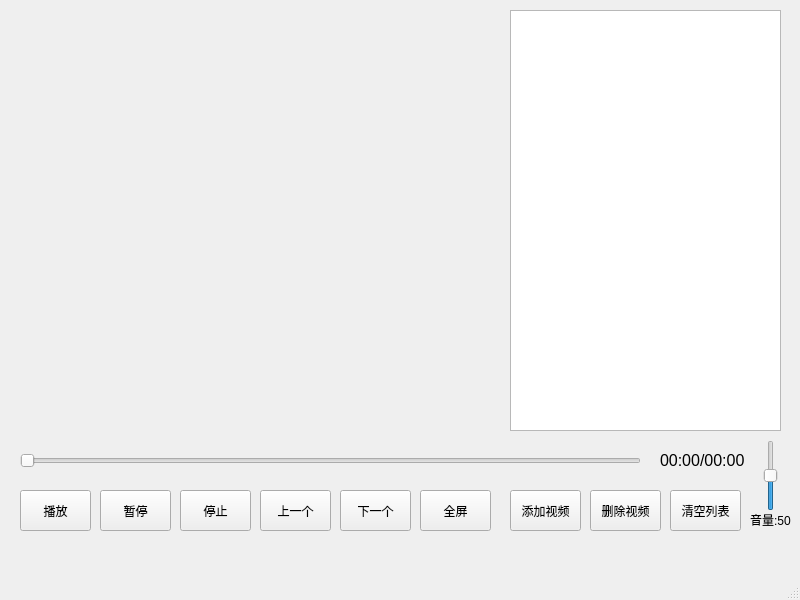
<?xml version="1.0" encoding="UTF-8"?>
<ui version="4.0">
 <class>QVideoPlayerV2</class>
 <widget class="QMainWindow" name="QVideoPlayerV2">
  <property name="geometry">
   <rect>
    <x>0</x>
    <y>0</y>
    <width>800</width>
    <height>600</height>
   </rect>
  </property>
  <property name="windowTitle">
   <string>MainWindow</string>
  </property>
  <widget class="QWidget" name="centralwidget">
   <widget class="QListWidget" name="listWidget">
    <property name="geometry">
     <rect>
      <x>510</x>
      <y>10</y>
      <width>271</width>
      <height>421</height>
     </rect>
    </property>
   </widget>
   <widget class="QWidget" name="horizontalLayoutWidget">
    <property name="geometry">
     <rect>
      <x>20</x>
      <y>10</y>
      <width>471</width>
      <height>421</height>
     </rect>
    </property>
    <layout class="QHBoxLayout" name="horizontalLayout"/>
   </widget>
   <widget class="QSlider" name="horizontalSlider_progress">
    <property name="geometry">
     <rect>
      <x>20</x>
      <y>450</y>
      <width>621</width>
      <height>22</height>
     </rect>
    </property>
    <property name="orientation">
     <enum>Qt::Horizontal</enum>
    </property>
   </widget>
   <widget class="QSlider" name="verticalSlider_vol">
    <property name="geometry">
     <rect>
      <x>760</x>
      <y>440</y>
      <width>22</width>
      <height>71</height>
     </rect>
    </property>
    <property name="maximum">
     <number>100</number>
    </property>
    <property name="value">
     <number>50</number>
    </property>
    <property name="orientation">
     <enum>Qt::Vertical</enum>
    </property>
   </widget>
   <widget class="QLabel" name="label_progress">
    <property name="geometry">
     <rect>
      <x>660</x>
      <y>450</y>
      <width>91</width>
      <height>20</height>
     </rect>
    </property>
    <property name="font">
     <font>
      <pointsize>12</pointsize>
     </font>
    </property>
    <property name="text">
     <string>00:00/00:00</string>
    </property>
   </widget>
   <widget class="QLabel" name="label_vol">
    <property name="geometry">
     <rect>
      <x>750</x>
      <y>510</y>
      <width>51</width>
      <height>20</height>
     </rect>
    </property>
    <property name="text">
     <string>音量:50</string>
    </property>
   </widget>
   <widget class="QPushButton" name="pushButton_play">
    <property name="geometry">
     <rect>
      <x>20</x>
      <y>490</y>
      <width>71</width>
      <height>41</height>
     </rect>
    </property>
    <property name="text">
     <string>播放</string>
    </property>
   </widget>
   <widget class="QPushButton" name="pushButton_pause">
    <property name="geometry">
     <rect>
      <x>100</x>
      <y>490</y>
      <width>71</width>
      <height>41</height>
     </rect>
    </property>
    <property name="text">
     <string>暂停</string>
    </property>
   </widget>
   <widget class="QPushButton" name="pushButton_stop">
    <property name="geometry">
     <rect>
      <x>180</x>
      <y>490</y>
      <width>71</width>
      <height>41</height>
     </rect>
    </property>
    <property name="text">
     <string>停止</string>
    </property>
   </widget>
   <widget class="QPushButton" name="pushButton_last">
    <property name="geometry">
     <rect>
      <x>260</x>
      <y>490</y>
      <width>71</width>
      <height>41</height>
     </rect>
    </property>
    <property name="text">
     <string>上一个</string>
    </property>
   </widget>
   <widget class="QPushButton" name="pushButton_next">
    <property name="geometry">
     <rect>
      <x>340</x>
      <y>490</y>
      <width>71</width>
      <height>41</height>
     </rect>
    </property>
    <property name="text">
     <string>下一个</string>
    </property>
   </widget>
   <widget class="QPushButton" name="pushButton_fullscreen">
    <property name="geometry">
     <rect>
      <x>420</x>
      <y>490</y>
      <width>71</width>
      <height>41</height>
     </rect>
    </property>
    <property name="text">
     <string>全屏</string>
    </property>
   </widget>
   <widget class="QPushButton" name="pushButton_add">
    <property name="geometry">
     <rect>
      <x>510</x>
      <y>490</y>
      <width>71</width>
      <height>41</height>
     </rect>
    </property>
    <property name="text">
     <string>添加视频</string>
    </property>
   </widget>
   <widget class="QPushButton" name="pushButton_del">
    <property name="geometry">
     <rect>
      <x>590</x>
      <y>490</y>
      <width>71</width>
      <height>41</height>
     </rect>
    </property>
    <property name="text">
     <string>删除视频</string>
    </property>
   </widget>
   <widget class="QPushButton" name="pushButton_clear">
    <property name="geometry">
     <rect>
      <x>670</x>
      <y>490</y>
      <width>71</width>
      <height>41</height>
     </rect>
    </property>
    <property name="text">
     <string>清空列表</string>
    </property>
   </widget>
  </widget>
  <widget class="QStatusBar" name="statusbar"/>
 </widget>
 <resources/>
 <connections/>
</ui>
